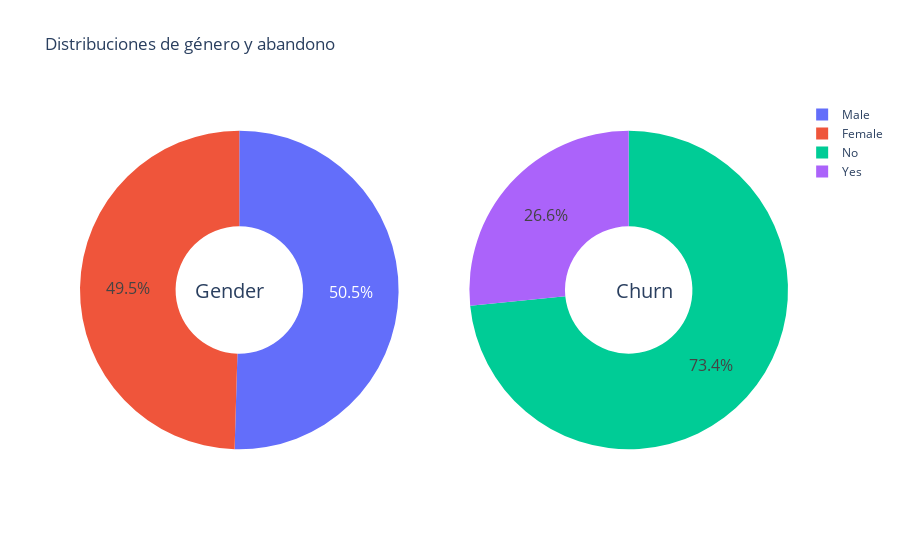

The code cell stored with this chart in its notebook:
### Code cell
g_labels = ['Male', 'Female']
c_labels = ['No', 'Yes']


fig = make_subplots(rows=1, cols=2, specs=[[{'type': 'domain'}, {'type': 'domain'}]])


fig.add_trace(go.Pie(labels=g_labels, values=df['gender'].value_counts(), name="Gender"), 1, 1)
fig.add_trace(go.Pie(labels=c_labels, values=df['Churn'].value_counts(), name="Churn"), 1, 2)


fig.update_traces(hole=.4, hoverinfo="label+percent+name", textfont_size=16)


fig.update_layout(
    title_text="Distribuciones de género y abandono",
    annotations=[dict(text='Gender', x=0.16, y=0.5, font_size=20, showarrow=False),
                 dict(text='Churn', x=0.84, y=0.5, font_size=20, showarrow=False)]
)


fig.show()

### Figure 1 — Plotly figure (JSON) as saved in the notebook; plotly's stock layout.template omitted (floating-point values rounded to 4 significant figures)
{"data": [{"domain": {"x": [0, 0.45], "y": [0, 1]}, "hole": 0.4, "hoverinfo": "label+percent+name", "labels": ["Male", "Female"], "name": "Gender", "textfont": {"size": 16}, "type": "pie", "values": [3549, 3483]}, {"domain": {"x": [0.55, 1], "y": [0, 1]}, "hole": 0.4, "hoverinfo": "label+percent+name", "labels": ["No", "Yes"], "name": "Churn", "textfont": {"size": 16}, "type": "pie", "values": [5163, 1869]}], "layout": {"annotations": [{"font": {"size": 20}, "showarrow": false, "text": "Gender", "x": 0.16, "y": 0.5}, {"font": {"size": 20}, "showarrow": false, "text": "Churn", "x": 0.84, "y": 0.5}], "title": {"text": "Distribuciones de género y abandono"}}}
